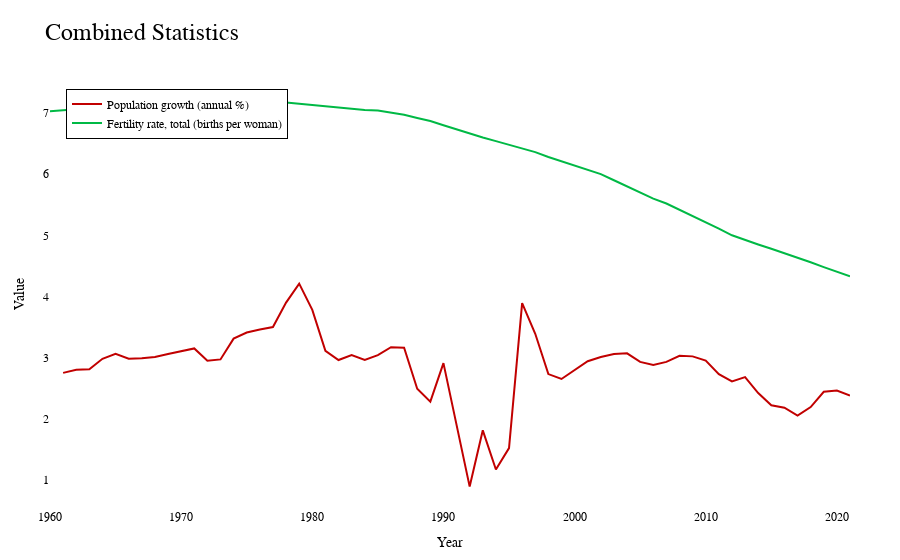

Write notebook code for a chart like this one.
### Code cell
# Create a trace for each variable
traces = []
variables = ['Population growth (annual %)', 'Fertility rate, total (births per woman)']
colors = ['#C10000', '#00B945', '#009EE3', '#FFEB00']

for variable, color in zip(variables, colors):
    trace = go.Scatter(
        x=df_grouped['Year'],
        y=df_grouped[variable],
        mode='lines',
        name=variable,
        line=dict(color=color, width=2)
    )
    traces.append(trace)

# Create the layout
layout = go.Layout(
    title='Combined Statistics',
    xaxis=dict(title='Year', showgrid=True),
    yaxis=dict(title='Value', showgrid=False),
    plot_bgcolor='white',
    paper_bgcolor='white',
    font=dict(family='Arial', size=12, color='black'),
    legend=dict(x=0.02, y=0.98, bgcolor='rgba(255, 255, 255, 0.8)', bordercolor='rgba(0, 0, 0, 0.2)', borderwidth=1)
)

# Create the figure and add the traces
fig = go.Figure(data=traces, layout=layout)

# Apply the Visual Capitalist style
fig.update_layout(
    font=dict(family='Arial, sans-serif'),
    title_font=dict(size=24, color='#000000'),
    legend_font=dict(size=12),
    legend_itemclick='toggle',
    legend_itemdoubleclick='toggleothers',
    legend_traceorder='normal',
    legend_tracegroupgap=10,
    legend_bordercolor='#000000',
    legend_borderwidth=1,
    legend_bgcolor='#ffffff',
    legend_xanchor='left',
    legend_yanchor='top',
    legend_x=0.02,
    legend_y=0.98,
    margin=dict(l=50, r=50, t=80, b=50),
)

# Display the plot
fig.show()

### Figure 1 — Plotly figure (JSON) as saved in the notebook; plotly's stock layout.template omitted (floating-point values rounded to 4 significant figures)
{"data": [{"line": {"color": "#C10000", "width": 2}, "mode": "lines", "name": "Population growth (annual %)", "type": "scatter", "x": [1960, 1961, 1962, 1963, 1964, 1965, 1966, 1967, 1968, 1969, 1970, 1971, 1972, 1973, 1974, 1975, 1976, 1977, 1978, 1979, 1980, 1981, 1982, 1983, 1984, 1985, 1986, 1987, 1988, 1989, 1990, 1991, 1992, 1993, 1994, 1995, 1996, 1997, 1998, 1999, 2000, 2001, 2002, 2003, 2004, 2005, 2006, 2007, 2008, 2009, 2010, 2011, 2012, 2013, 2014, 2015, 2016, 2017, 2018, 2019, 2020, 2021], "y": [null, 2.75, 2.8, 2.81, 2.98, 3.06, 2.98, 2.99, 3.01, 3.06, 3.1, 3.15, 2.95, 2.97, 3.31, 3.41, 3.46, 3.5, 3.9, 4.21, 3.78, 3.11, 2.96, 3.04, 2.96, 3.04, 3.17, 3.16, 2.49, 2.28, 2.91, 1.91, 0.89, 1.81, 1.17, 1.52, 3.89, 3.39, 2.73, 2.65, 2.79, 2.94, 3.01, 3.06, 3.07, 2.93, 2.88, 2.93, 3.03, 3.02, 2.95, 2.73, 2.61, 2.68, 2.42, 2.22, 2.18, 2.05, 2.19, 2.44, 2.46, 2.38]}, {"line": {"color": "#00B945", "width": 2}, "mode": "lines", "name": "Fertility rate, total (births per woman)", "type": "scatter", "x": [1960, 1961, 1962, 1963, 1964, 1965, 1966, 1967, 1968, 1969, 1970, 1971, 1972, 1973, 1974, 1975, 1976, 1977, 1978, 1979, 1980, 1981, 1982, 1983, 1984, 1985, 1986, 1987, 1988, 1989, 1990, 1991, 1992, 1993, 1994, 1995, 1996, 1997, 1998, 1999, 2000, 2001, 2002, 2003, 2004, 2005, 2006, 2007, 2008, 2009, 2010, 2011, 2012, 2013, 2014, 2015, 2016, 2017, 2018, 2019, 2020, 2021], "y": [7.03, 7.04, 7.06, 7.08, 7.1, 7.12, 7.14, 7.15, 7.16, 7.17, 7.18, 7.19, 7.19, 7.18, 7.18, 7.18, 7.17, 7.17, 7.17, 7.15, 7.13, 7.11, 7.08, 7.07, 7.05, 7.04, 7.01, 6.97, 6.92, 6.87, 6.8, 6.73, 6.67, 6.6, 6.54, 6.48, 6.42, 6.36, 6.28, 6.21, 6.14, 6.07, 6, 5.9, 5.8, 5.7, 5.6, 5.52, 5.42, 5.32, 5.22, 5.11, 5, 4.92, 4.85, 4.78, 4.71, 4.63, 4.56, 4.48, 4.41, 4.33]}], "layout": {"font": {"color": "black", "family": "Arial, sans-serif", "size": 12}, "legend": {"bgcolor": "#ffffff", "bordercolor": "#000000", "borderwidth": 1, "font": {"size": 12}, "itemclick": "toggle", "itemdoubleclick": "toggleothers", "tracegroupgap": 10, "traceorder": "normal", "x": 0.02, "xanchor": "left", "y": 0.98, "yanchor": "top"}, "margin": {"b": 50, "l": 50, "r": 50, "t": 80}, "paper_bgcolor": "white", "plot_bgcolor": "white", "title": {"font": {"color": "#000000", "size": 24}, "text": "Combined Statistics"}, "xaxis": {"showgrid": true, "title": {"text": "Year"}}, "yaxis": {"showgrid": false, "title": {"text": "Value"}}}}
